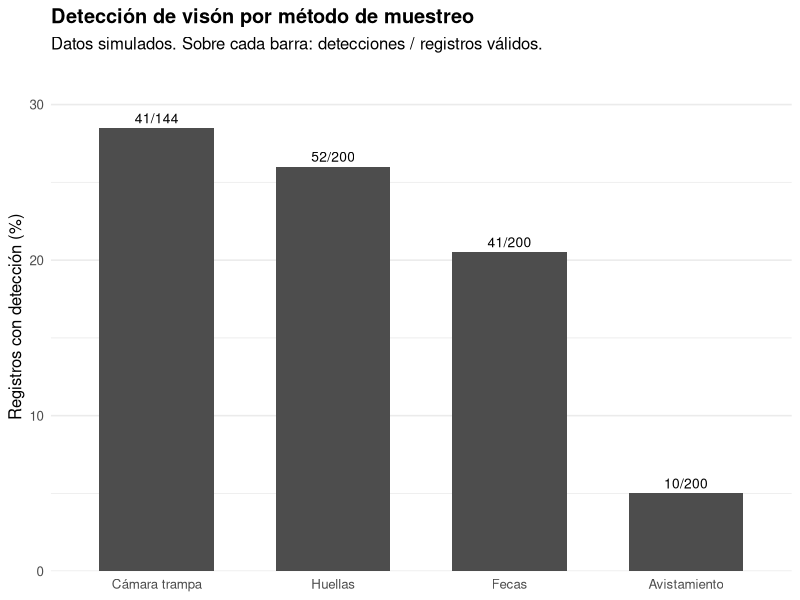
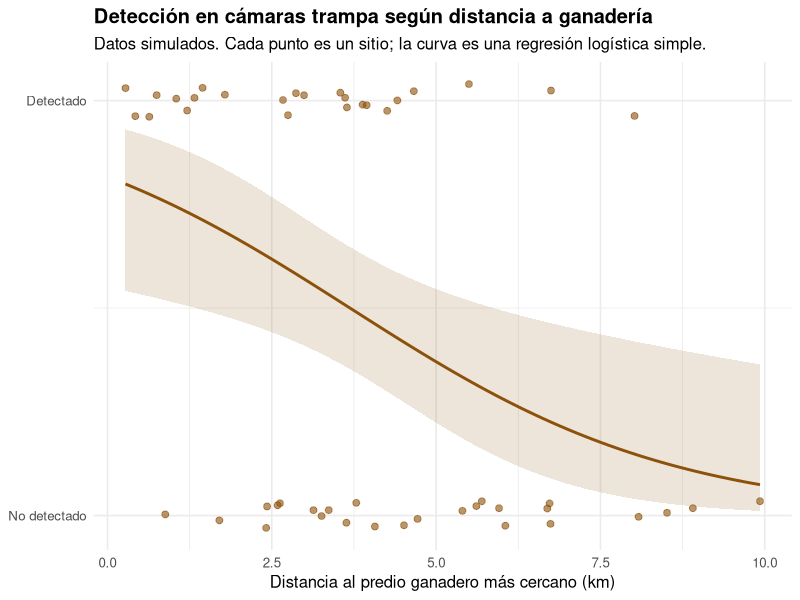

Write the R code that produced these figures, in order.
# =============================================================================
# 06_figuras_resultados.R
# Resultados exploratorios (con datos SIMULADOS):
#   1. Detección de visón por método de muestreo
#   2. Detección en cámaras trampa según distancia al predio ganadero más cercano
#   3. Regresión logística simple (detección ~ distancia), como exploración
#
# Entrada : data/clean/vison_muestreo_limpio.csv
# Salidas : figures/detecciones_metodo.png
#           figures/deteccion_distancia_ganaderia.png
#           data/resultados/modelo_ganaderia.csv
#
# Ejecutar desde la raíz del proyecto:  Rscript scripts/06_figuras_resultados.R
# =============================================================================

suppressPackageStartupMessages({
  library(dplyr)
  library(readr)
  library(ggplot2)
})

dir.create("figures", showWarnings = FALSE)
dir.create("data/resultados", showWarnings = FALSE, recursive = TRUE)

limpio <- read_csv("data/clean/vison_muestreo_limpio.csv", show_col_types = FALSE)

# --- Figura 1: % de detección por método -------------------------------------
por_metodo <- limpio |>
  filter(!is.na(deteccion)) |>
  group_by(metodo) |>
  summarise(n = n(), detecciones = sum(deteccion), .groups = "drop") |>
  mutate(pct = 100 * detecciones / n,
         metodo = recode(metodo,
                         camara_trampa = "Cámara trampa",
                         huellas       = "Huellas",
                         fecas         = "Fecas",
                         avistamiento  = "Avistamiento"),
         metodo = reorder(metodo, -pct))

fig1 <- ggplot(por_metodo, aes(metodo, pct)) +
  geom_col(fill = "#4D4D4D", width = 0.65) +
  geom_text(aes(label = paste0(detecciones, "/", n)), vjust = -0.5, size = 3.5) +
  scale_y_continuous(expand = expansion(mult = c(0, 0.15))) +
  labs(x = NULL, y = "Registros con detección (%)",
       title = "Detección de visón por método de muestreo",
       subtitle = "Datos simulados. Sobre cada barra: detecciones / registros válidos.") +
  theme_minimal(base_size = 12) +
  theme(panel.grid.major.x = element_blank(),
        plot.title = element_text(face = "bold"))

ggsave("figures/detecciones_metodo.png", fig1, width = 7, height = 4.5, dpi = 300, bg = "white")

# --- Figura 2: detección en cámaras según distancia a ganadería --------------
# Una fila por sitio: ¿hubo alguna detección en sus cámaras trampa?
camaras <- limpio |>
  filter(metodo == "camara_trampa", !is.na(deteccion)) |>
  group_by(id_sitio) |>
  summarise(deteccion_camara = as.integer(any(deteccion == 1)),
            dist_ganaderia_km = first(dist_euc_ganaderia_m) / 1000,
            .groups = "drop") |>
  filter(!is.na(dist_ganaderia_km))

fig2 <- ggplot(camaras, aes(dist_ganaderia_km, deteccion_camara)) +
  geom_jitter(height = 0.04, width = 0, alpha = 0.6, size = 2, colour = "#8C510A") +
  geom_smooth(method = "glm", method.args = list(family = binomial),
              colour = "#8C510A", fill = "#8C510A", alpha = 0.15) +
  scale_y_continuous(breaks = c(0, 1), labels = c("No detectado", "Detectado")) +
  labs(x = "Distancia al predio ganadero más cercano (km)", y = NULL,
       title = "Detección en cámaras trampa según distancia a ganadería",
       subtitle = "Datos simulados. Cada punto es un sitio; la curva es una regresión logística simple.") +
  theme_minimal(base_size = 12) +
  theme(plot.title = element_text(face = "bold"))

ggsave("figures/deteccion_distancia_ganaderia.png", fig2, width = 7.5, height = 4.5, dpi = 300, bg = "white")

# --- Modelo logístico simple ---------------------------------------------------
m <- glm(deteccion_camara ~ dist_ganaderia_km, data = camaras, family = binomial)
coef <- summary(m)$coefficients
ic   <- confint.default(m)

modelo <- tibble(
  termino     = rownames(coef),
  estimador   = coef[, "Estimate"],
  error_est   = coef[, "Std. Error"],
  p_valor     = coef[, "Pr(>|z|)"],
  razon_odds  = exp(coef[, "Estimate"]),
  or_ic_inf   = exp(ic[, 1]),
  or_ic_sup   = exp(ic[, 2]),
  n_sitios    = nrow(camaras)
) |>
  mutate(across(where(is.numeric), \(x) round(x, 3)))

write_csv(modelo, "data/resultados/modelo_ganaderia.csv")
message("Figuras en figures/ y modelo en data/resultados/modelo_ganaderia.csv")
